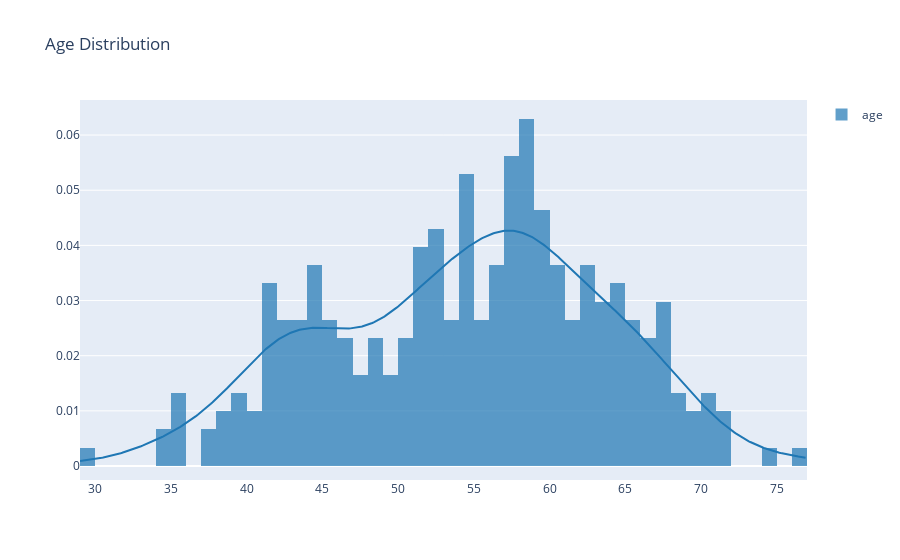

Source (notebook cell):
### Markdown cell above
Central Tendency
It is measured using 3M's that is mean, median and mode.

1. Mean: It is defined as the average of the values present.
2. Median: It is the centrally located value of the dataset when arranged in ascending order.
3. Mode: It is the most frequent value in the dataset.
   Now the question arises how are these values useful in data analysis of data science. To answer it let us see the following graph.

### Code cell
x = df["age"]
hist_data = [x]
group_labels = ['age'] # name of the dataset

fig = ff.create_distplot(hist_data, group_labels, show_rug=False)
fig.update_layout(title = "Age Distribution")
fig.show()

print("Mean of age:", df["age"].mean())
print("Median of age:", df["age"].median())
print("Mode of age:", df["age"].mode())
print("Skewness: ", skew(df["age"]))

### Figure 1 — Plotly figure (JSON) as saved in the notebook; plotly's stock layout.template omitted (floating-point values rounded to 4 significant figures; data arrays with more than 128 entries replaced by an {"elided": "..."} marker saying what was removed)
{"data": [{"autobinx": false, "histnorm": "probability density", "legendgroup": "age", "marker": {"color": "rgb(31, 119, 180)"}, "name": "age", "opacity": 0.7, "type": "histogram", "x": {"elided": "303 int values"}, "xaxis": "x", "xbins": {"end": 77, "size": 1, "start": 29}, "yaxis": "y"}, {"legendgroup": "age", "marker": {"color": "rgb(31, 119, 180)"}, "mode": "lines", "name": "age", "showlegend": false, "type": "scatter", "x": {"elided": "500 float values"}, "xaxis": "x", "y": {"elided": "500 float values"}, "yaxis": "y"}], "layout": {"barmode": "overlay", "hovermode": "closest", "legend": {"traceorder": "reversed"}, "title": {"text": "Age Distribution"}, "xaxis": {"anchor": "y2", "domain": [0, 1], "zeroline": false}, "yaxis": {"anchor": "free", "domain": [0, 1], "position": 0}}}
